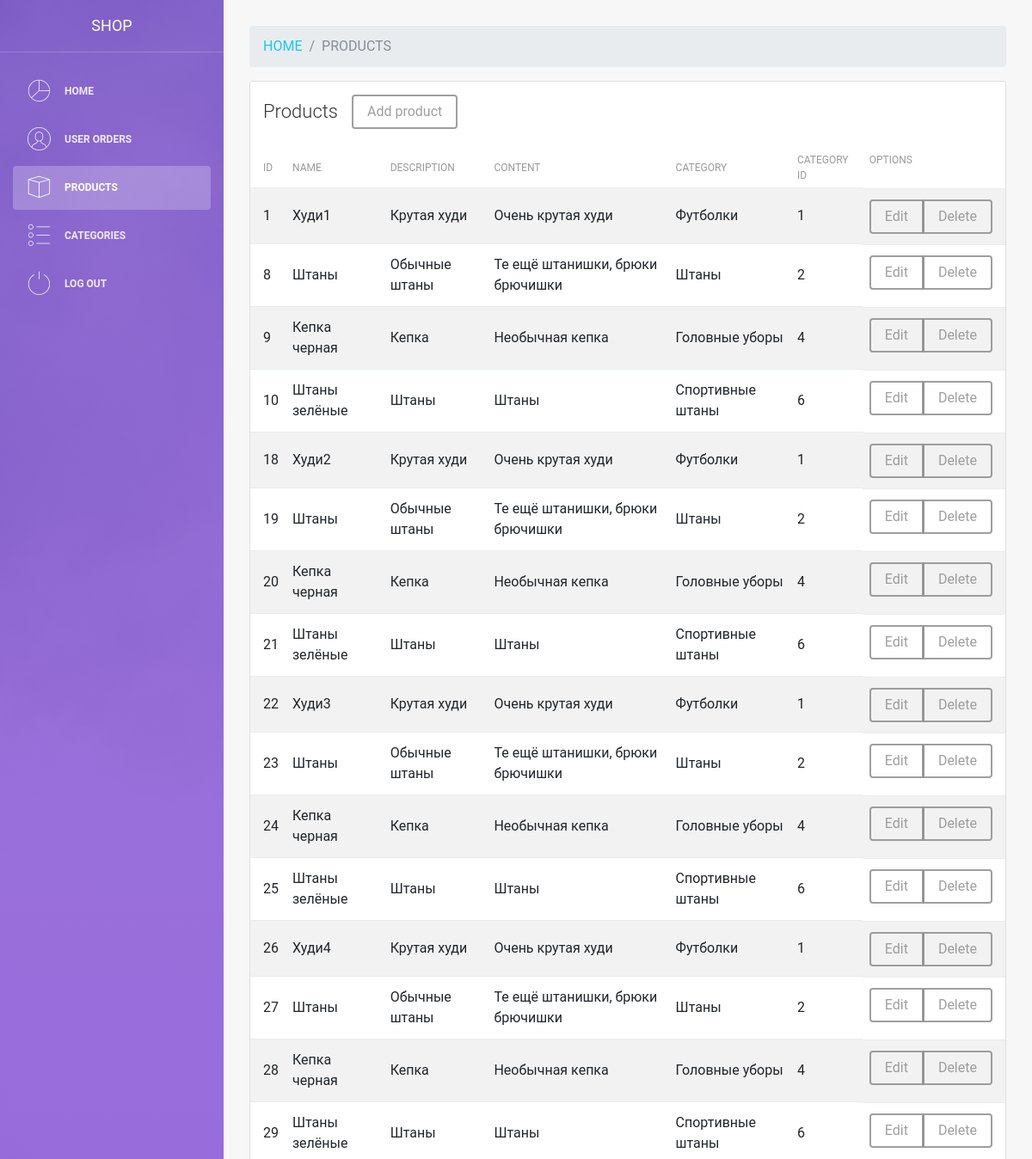
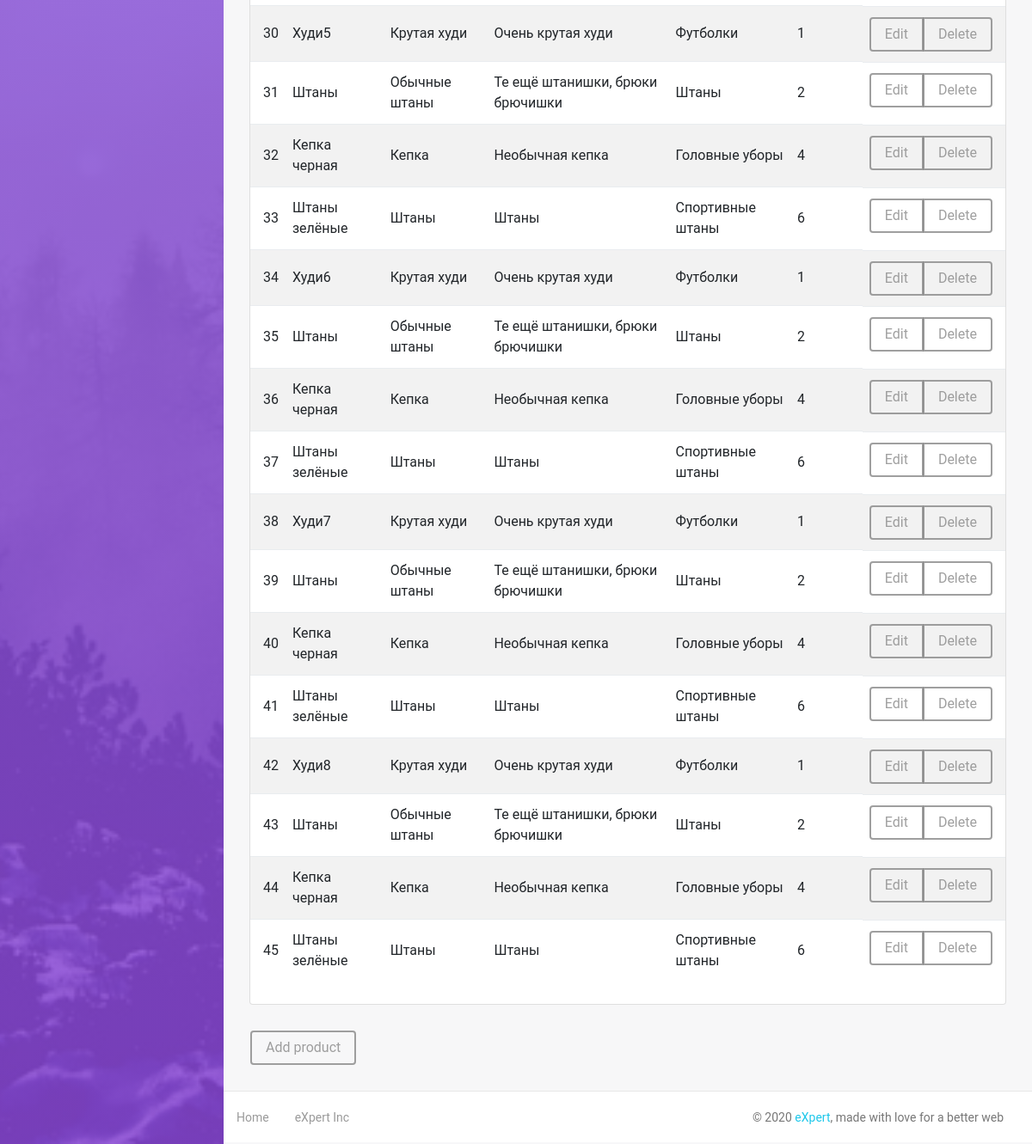
/admin/products.php, run on the app's committed database (2 pictures, top to bottom).
### tables this page shows
CREATE TABLE `products` (
  `id` int(11) NOT NULL,
  `title` varchar(255) NOT NULL,
  `description` text NOT NULL,
  `content` text NOT NULL,
  `category_id` int(11) NOT NULL,
  `image` varchar(255) NOT NULL,
  `cost` varchar(10) NOT NULL
);

CREATE TABLE `categories` (
  `id` int(11) NOT NULL,
  `title` varchar(255) NOT NULL
);

### admin/products.php (the view, shortened to what this page needs)
<?php
include $_SERVER['DOCUMENT_ROOT'] . '/configs/db.php';
include $_SERVER['DOCUMENT_ROOT'] . '/admin/parts/header.php';
?>
<nav aria-label="breadcrumb">
  <ol class="breadcrumb">
    <li class="breadcrumb-item"><a href="/admin">HOME</a></li>
    <li class="breadcrumb-item active" aria-current="page">PRODUCTS</li>
  </ol>
</nav>
<div class="row">
    <div class="col-md-12">
        <div class="card strpied-tabled-with-hover">
            <div class="card-header ">
                <form class="form-inline my-2 my-lg-0">
                        <h4 class="card-title">Products</h4>
                        <a href="modules/products/add.php" type="button" class="btn btn-secondary ml-3">Add product</a>
                </form>
            </div>
            <div class="card-body table-full-width table-responsive">
                <table class="table table-hover table-striped">
                    <thead>
                        <th>ID</th>
                        <th>Name</th>
                        <th>Description</th>
                        <th>Content</th>
                        <th>Category</th>
                        <th>Category ID</th>
                        <th>Options</th>
                    </thead>
                    <tbody>
                        <?php
                            $sql = "SELECT * FROM products";
                            $result = $conn->query($sql);
                            while ($row = mysqli_fetch_assoc($result)) {
                                ?>
                                    <tr>
                                        <td><?php echo $row['id'] ?></td>
                                        <td><?php echo $row['title'] ?></td>
                                        <td><?php echo $row['description'] ?></td>
                                        <td><?php echo $row['content'] ?></td>
                                        <?php
                                            $sql_categories = "SELECT * FROM categories WHERE id LIKE '" . $row['category_id'] . "'";
                                            $result2 = $conn->query($sql_categories);
                                            if ($result2) {
                                                $category = mysqli_fetch_assoc($result2);
                                                ?>
                                                    <td><?php echo $category['title'] ?></td>
                                                <?php
                                            }
                                        ?>
                                        <td><?php echo $row['category_id'] ?></td>
                                        <td>
                                            <div class="btn-group" role="group" aria-label="Basic example">
                                              <a href="modules/products/edit.php?id=<?php echo $row['id'] ?>" type="button" class="btn btn-secondary">Edit</a>
                                               <a href="products.php?deleteProduct&id=<?php echo $row['id'] ?>"type="button" class="btn btn-secondary">Delete</a>
                                            </div>
                                        </td>
                                    </tr>
                                <?php
                            }
                        ?>
                    </tbody>
                </table>
            </div>
        </div>
    </div>
    <a href="modules/products/add.php" type="button" class="btn btn-secondary ml-3">Add product</a>
</div>
<?php
include $_SERVER['DOCUMENT_ROOT'] . '/admin/parts/footer.php';
?>

### data on the page
products: id "1", title "Худи1", description "Крутая худи", content "Очень крутая худи", category.title "Футболки", category "1"
products: id "8", title "Штаны", description "Обычные штаны", content "Те ещё штанишки, брюки брючишки", category.title "Штаны", category "2"
products: id "9", title "Кепка черная", description "Кепка", content "Необычная кепка", category.title "Головные уборы", category "4"
products: id "10", title "Штаны зелёные", description "Штаны", content "Штаны", category.title "Спортивные штаны", category "6"
products: id "18", title "Худи2", description "Крутая худи", content "Очень крутая худи", category.title "Футболки", category "1"
products: id "19", title "Штаны", description "Обычные штаны", content "Те ещё штанишки, брюки брючишки", category.title "Штаны", category "2"
products: id "20", title "Кепка черная", description "Кепка", content "Необычная кепка", category.title "Головные уборы", category "4"
products: id "21", title "Штаны зелёные", description "Штаны", content "Штаны", category.title "Спортивные штаны", category "6"
products: id "22", title "Худи3", description "Крутая худи", content "Очень крутая худи", category.title "Футболки", category "1"
products: id "23", title "Штаны", description "Обычные штаны", content "Те ещё штанишки, брюки брючишки", category.title "Штаны", category "2"
products: id "24", title "Кепка черная", description "Кепка", content "Необычная кепка", category.title "Головные уборы", category "4"
products: id "25", title "Штаны зелёные", description "Штаны", content "Штаны", category.title "Спортивные штаны", category "6"
products: id "26", title "Худи4", description "Крутая худи", content "Очень крутая худи", category.title "Футболки", category "1"
products: id "27", title "Штаны", description "Обычные штаны", content "Те ещё штанишки, брюки брючишки", category.title "Штаны", category "2"
products: id "28", title "Кепка черная", description "Кепка", content "Необычная кепка", category.title "Головные уборы", category "4"
products: id "29", title "Штаны зелёные", description "Штаны", content "Штаны", category.title "Спортивные штаны", category "6"
products: id "30", title "Худи5", description "Крутая худи", content "Очень крутая худи", category.title "Футболки", category "1"
products: id "31", title "Штаны", description "Обычные штаны", content "Те ещё штанишки, брюки брючишки", category.title "Штаны", category "2"
products: id "32", title "Кепка черная", description "Кепка", content "Необычная кепка", category.title "Головные уборы", category "4"
products: id "33", title "Штаны зелёные", description "Штаны", content "Штаны", category.title "Спортивные штаны", category "6"
products: id "34", title "Худи6", description "Крутая худи", content "Очень крутая худи", category.title "Футболки", category "1"
products: id "35", title "Штаны", description "Обычные штаны", content "Те ещё штанишки, брюки брючишки", category.title "Штаны", category "2"
products: id "36", title "Кепка черная", description "Кепка", content "Необычная кепка", category.title "Головные уборы", category "4"
products: id "37", title "Штаны зелёные", description "Штаны", content "Штаны", category.title "Спортивные штаны", category "6"
products: id "38", title "Худи7", description "Крутая худи", content "Очень крутая худи", category.title "Футболки", category "1"
products: id "39", title "Штаны", description "Обычные штаны", content "Те ещё штанишки, брюки брючишки", category.title "Штаны", category "2"
products: id "40", title "Кепка черная", description "Кепка", content "Необычная кепка", category.title "Головные уборы", category "4"
products: id "41", title "Штаны зелёные", description "Штаны", content "Штаны", category.title "Спортивные штаны", category "6"
products: id "42", title "Худи8", description "Крутая худи", content "Очень крутая худи", category.title "Футболки", category "1"
products: id "43", title "Штаны", description "Обычные штаны", content "Те ещё штанишки, брюки брючишки", category.title "Штаны", category "2"
products: id "44", title "Кепка черная", description "Кепка", content "Необычная кепка", category.title "Головные уборы", category "4"
products: id "45", title "Штаны зелёные", description "Штаны", content "Штаны", category.title "Спортивные штаны", category "6"
